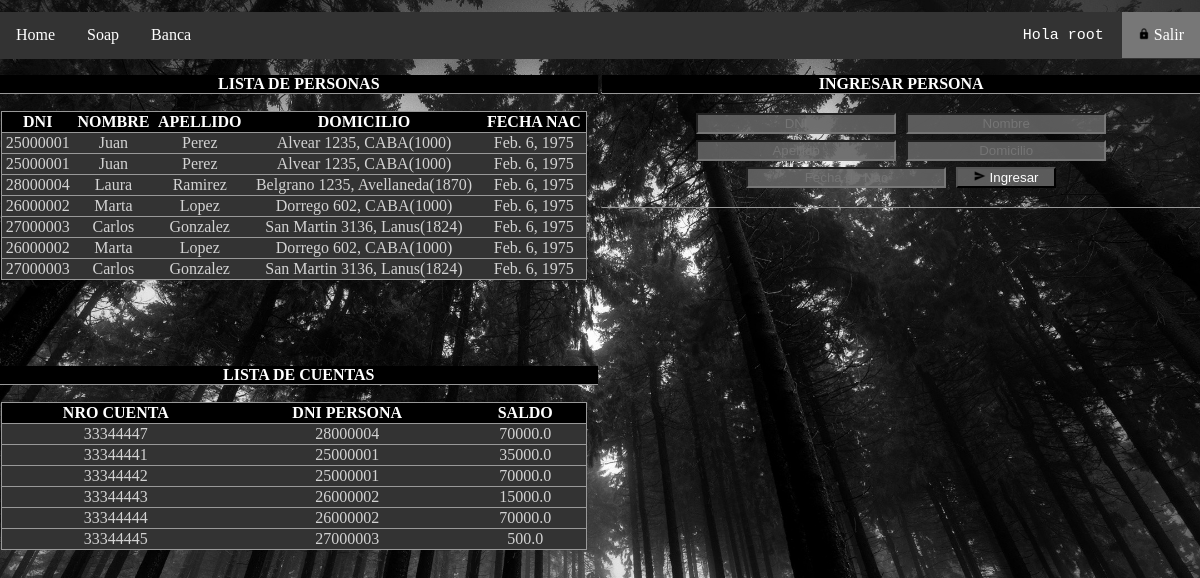
/banca (signed in), run on the app's committed database.
### template_app/models.py (models this page shows)
class Persona(models.Model):
	dni = models.IntegerField()
	nombre = models.CharField(max_length=100)
	apellido = models.CharField(max_length=100)
	domicilio = models.CharField(max_length=200)
	fechaNac = models.DateField()
	class Meta():
		db_table = 'persona'

class Cuenta(models.Model):
	nroCuenta = models.IntegerField()
	dniPersona = models.IntegerField()
	saldo = models.FloatField()
	class Meta():
		db_table = 'cuenta'

### template_app/views.py (the view, shortened to what this page needs)
# urls.py: path('banca', views.banca, name="banca"),
@login_required(login_url='login')
def banca(request):
	form_persona = forms.NewPersonaForm()
	form_persona_msg = ""
	item_list = models.Persona.objects.all()
	item_list_cuentas = models.Cuenta.objects.all()
	context = {'item_list': item_list, 'form_persona':form_persona, 'form_persona_msg': form_persona_msg, 'item_list_cuentas':item_list_cuentas }
	return render(request, 'banca.html', context)

### template_app/forms.py
class NewPersonaForm(UserCreationForm):
	dni = forms.IntegerField(label='dni', widget = forms.TextInput(attrs={'placeholder':'DNI'}), required = True)
	nombre = forms.CharField(label='Nombre', widget = forms.TextInput(attrs={'placeholder':'Nombre'}), required = True)
	apellido = forms.CharField(label='Apellido', widget = forms.TextInput(attrs={'placeholder':'Apellido'}), required = True)
	domicilio = forms.CharField(label='Domicilio', widget = forms.TextInput(attrs={'placeholder':'Domicilio'}), required = True)
	fechaNac = forms.DateField(label='FechaNac', widget = forms.TextInput(attrs={'placeholder':'Fecha de Nac'}), required = True)

### template_app/templates/banca.html (shortened to what this page needs)
{% extends "base.html" %}
{% load static %}
{% block content %}
	<div class='halfright'>
		<div class='contenido_form'>
			<p class="titulo">INGRESAR PERSONA</p>
			<form method="post">
				{{form_persona.dni}}
				{{form_persona.nombre}}
				{{form_persona.apellido}}
				{{form_persona.domicilio}}
				{{form_persona.fechaNac}}
				<button class="login_form" type="submit">
					<img class ="icono" src="{% static '../template_project/static/img/send.png' %}" alt="Ingresar" title="Ingresar">  Ingresar
				</button>
				<p class= "msg">{{form_persona_msg}}</p>
			</form>
			<br>
		</div>
	</div>
	<div class='halfleft'>
		<p class= "titulo">LISTA DE PERSONAS</p>
		<div class='table_short_container'>
			<table class="tabla">
				<tr>
					<th>DNI</th>
					<th>NOMBRE</th>
					<th>APELLIDO</th>
					<th>DOMICILIO</th>
					<th>FECHA NAC</th>
				</tr>
				{% for item in item_list %}
				<tr>
					<td>{{ item.dni }} </td>
					<td>{{ item.nombre }} </td>
					<td>{{ item.apellido }} </td>
					<td>{{ item.domicilio }} </td>
					<td>{{ item.fechaNac }} </td>
				</tr>
				{% endfor %}
			</table>
		</div>
		<p class= "titulo">LISTA DE CUENTAS</p>
		<div class='table_short_container'>
			<table class="tabla">
				<tr>
					<th>NRO CUENTA</th>
					<th>DNI PERSONA</th>
					<th>SALDO</th>
				</tr>
				{% for item in item_list_cuentas %}
				<tr>
					<td>{{ item.nroCuenta }} </td>
					<td>{{ item.dniPersona }} </td>
					<td>{{ item.saldo }} </td>
				</tr>
				{% endfor %}
			</table>
		</div>
	</div>
{% endblock %}

### template_app/templates/base.html (shortened to what this page needs)
{% load static %}
<html>
<head>
	<link rel="stylesheet" href="{% static '../template_project/static/css/index.css' %}" />
</head>
<body class="base">
	<div class="base">
		<ul class="navbar">
			<li><a href="/home">Home</a></li>
			<li><a href="/soap">Soap</a></li>
			<li><a href="/banca">Banca</a></li>
			<li id="right_navbar"><a href="{% url 'logout' %}"><img class ="icono" src="{% static '../template_project/static/img/logout.png'%}" alt="Salir" title="Salir"> Salir</a></li>
			<p>Hola {{request.user}} &#160</p>
		</ul>
			{% block content %}
			{% endblock %}
	</div>
</body>
</html>

### template_project/static/css/index.css (style rules this page uses)
body.base { background: black; margin: 0px; padding: 0px; background: url('../img/fondo.jpg'); background-size: cover; background-attachment: fixed; background-position: center center; text-align: center; }
div.base { margin: 1% auto; width: 100%; height: auto; background: rgba(255, 255, 255, 0.0); text-align:center; }
p.titulo { border-bottom: 1px solid #999; background-color: black; color: white; font-weight: bold; }
p.msg { border-bottom: 1px solid #999; background-color: lightblue; color: darkblue; font-weight: bold; width: auto; }
ul.navbar { list-style-type: none; margin: 0; padding: 0; overflow: hidden; background-color: #333; }
.navbar li { display: inline; float: left; }
#right_navbar { display: inline; float: right; background-color: #777; }
.navbar p { float: right; color: white; font-size: 15px; font-family: monospace; }
.navbar a { display: block; color: white; text-align: center; padding: 14px 16px; text-decoration: none; }
div.halfleft { width: 49.8%; height: auto; background: rgba(255, 255, 255, 0.0); float: left; }
div.halfright { width: 49.8%; height: auto; background: rgba(255, 255, 255, 0.0); float: right; }
div.table_short_container { width: 100%; height: 30%; overflow-y:auto; }
table.tabla { background-color: #333; width: 98%; border: 1px solid #999; text-align: left; border-collapse: collapse; margin: 1px; overflow: scroll; color: lightgrey; }
.tabla th { border-bottom: 1px solid #999; background-color: black; color: white; text-align: center; position: -webkit-sticky; position: sticky; top: 0; }
.tabla td { border-bottom: 1px solid #999; text-align: center; }
button[type=submit] { background-color: rgba(100, 100, 100, 0.9); color: white; text-align: center; width: 100px; margin: 3px; cursor: pointer; }
input[type=text] { background-color: rgba(100, 100, 100, 0.9); color: white; width: 200px; text-align: center; margin: 3px; }
div.contenido_form { background-color: rgba(255, 255, 255, 0.0); height: auto; width: 100%; margin-left: auto; margin-right: auto; box-shadow: 0 0 0px black; }

### data on the page
Persona: dni "25000001", nombre "Juan", apellido "Perez", domicilio "Alvear 1235, CABA(1000)", fechaNac "Feb. 6, 1975"
Persona: dni "25000001", nombre "Juan", apellido "Perez", domicilio "Alvear 1235, CABA(1000)", fechaNac "Feb. 6, 1975"
Persona: dni "28000004", nombre "Laura", apellido "Ramirez", domicilio "Belgrano 1235, Avellaneda(1870)", fechaNac "Feb. 6, 1975"
Persona: dni "26000002", nombre "Marta", apellido "Lopez", domicilio "Dorrego 602, CABA(1000)", fechaNac "Feb. 6, 1975"
Persona: dni "27000003", nombre "Carlos", apellido "Gonzalez", domicilio "San Martin 3136, Lanus(1824)", fechaNac "Feb. 6, 1975"
Persona: dni "26000002", nombre "Marta", apellido "Lopez", domicilio "Dorrego 602, CABA(1000)", fechaNac "Feb. 6, 1975"
Persona: dni "27000003", nombre "Carlos", apellido "Gonzalez", domicilio "San Martin 3136, Lanus(1824)", fechaNac "Feb. 6, 1975"
Cuenta: nroCuenta "33344447", dniPersona "28000004", saldo "70000.0"
Cuenta: nroCuenta "33344441", dniPersona "25000001", saldo "35000.0"
Cuenta: nroCuenta "33344442", dniPersona "25000001", saldo "70000.0"
Cuenta: nroCuenta "33344443", dniPersona "26000002", saldo "15000.0"
Cuenta: nroCuenta "33344444", dniPersona "26000002", saldo "70000.0"
Cuenta: nroCuenta "33344445", dniPersona "27000003", saldo "500.0"

### other printed values
{{ request.user }} "root"
